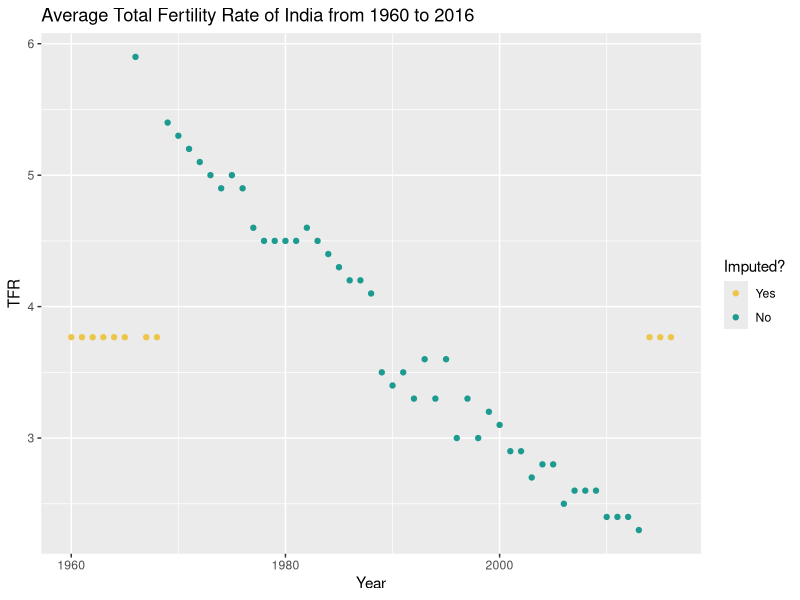
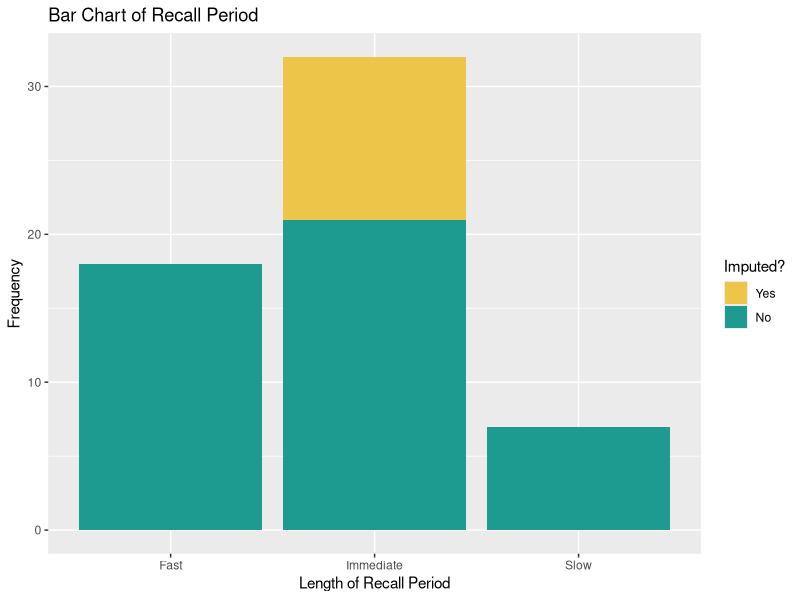
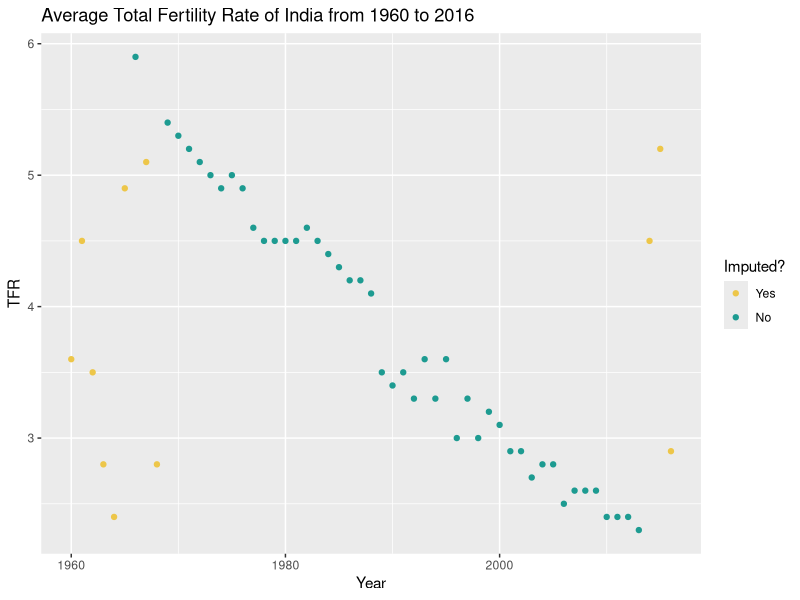
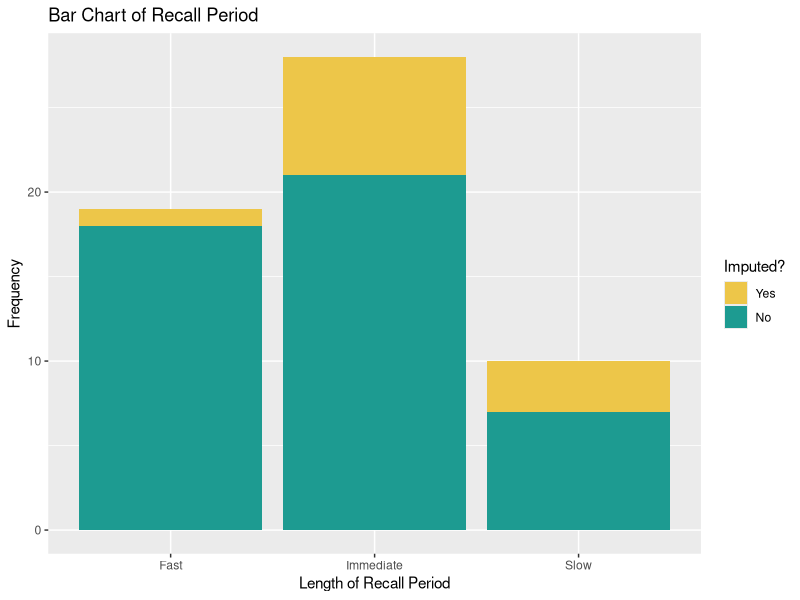
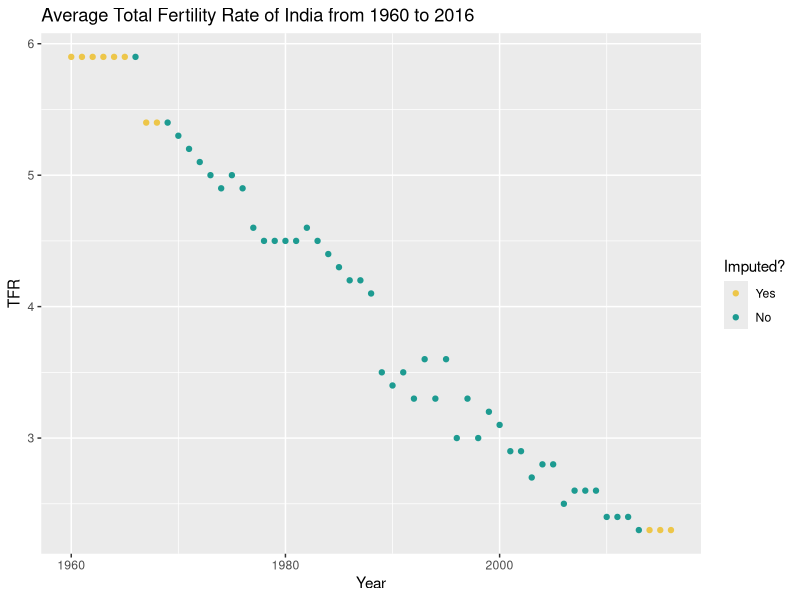
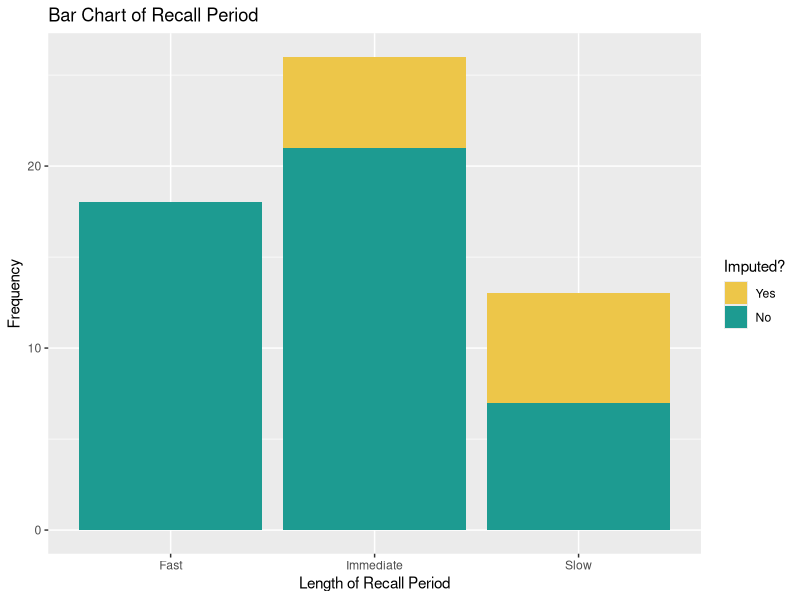
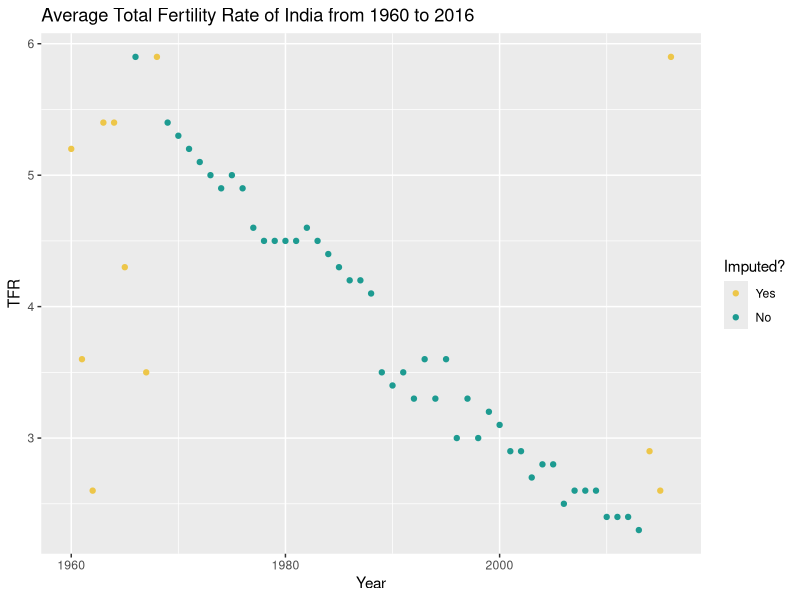
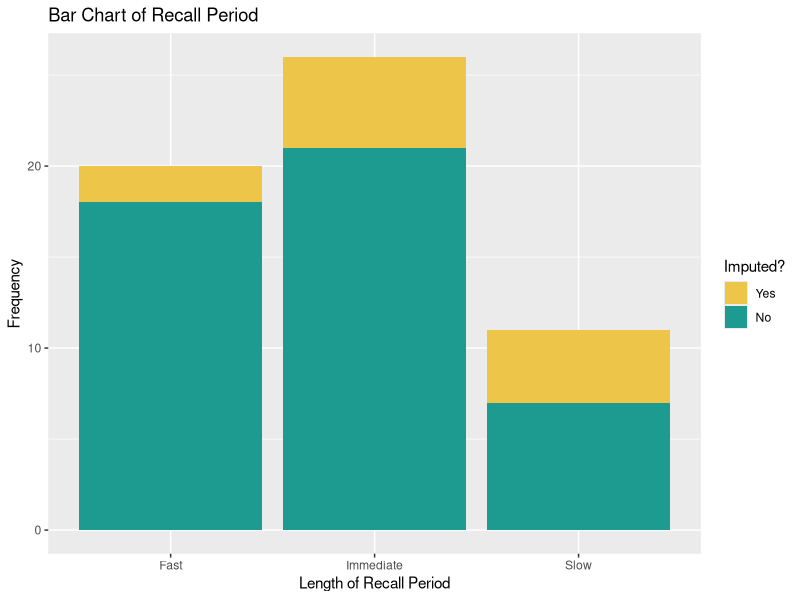

Recreate these plots in R, in order. (Note: this script raises an error after producing the figures.)
## ---- chunk 1
# Load all required dependencies
library(ggplot2)
library(mi)
library(mice)
library(VIM)
library(nnet)

# Set the seed
set.seed(1234)
## ---- chunk 2
# Read and examine the data
dat = read.csv(file = "tfr_india.csv", sep = ",")[, 2:5]
head(dat)

# Create "TFR_missing" and "Recall_missing", which indiate missingness of "TFR" and "Recall", respectively
# 0 indicates missing value and 1 indicates otherwise
dat$TFR_missing = ifelse(is.na(dat$TFR), 0, 1)
dat$Recall_missing = ifelse(is.na(dat$Recall), 0, 1)
## ---- chunk 3
summary(lm(TFR ~ Year + GDP + Recall, data = dat))
## ---- chunk 4
# Create a function that performs imputation for missing values
# The "method" argument in the function specifies the method used for missing value imputation
imp = function(x, method){
  missing = is.na(x)
  x.obs = x[!missing]
  imputed = x
  imputed[missing] = method(x.obs)
  return (imputed) # Output the imputed vector
}

# Create a function that returns mode of a categorical variable
mode = function(x) {
  ta = table(x)
  tam = max(ta)
  if (all(ta == tam))
    mod = NA
  else
    mod = names(ta)[ta == tam]
  return(mod)
}
## ---- chunk 5
# Mean imputation for "TFR"
dat$tfr.mean.imp = imp(dat$TFR, method = mean)

# Visualize imputed "TFR"
ggplot(dat, aes(Year, tfr.mean.imp)) +
  geom_point(aes(colour = factor(TFR_missing))) +
  scale_color_manual(labels = c("Yes", "No"), values = c("#edc649", "#1d9b91")) +
  labs(title = "Average Total Fertility Rate of India from 1960 to 2016", 
       y = "TFR", colour = "Imputed?")
## ---- chunk 6
# Mode imputation for "Recall"
dat$recall.mode.imp = imp(dat$Recall, method = mode)

# Visualize imputed "Recall"
ggplot(dat, aes(recall.mode.imp)) + 
  geom_bar(aes(fill = factor(Recall_missing))) +
  scale_fill_manual(labels = c("Yes", "No"), values = c("#edc649", "#1d9b91")) + 
  labs(title = "Bar Chart of Recall Period", x = "Length of Recall Period", y = "Frequency", fill = "Imputed?")
## ---- chunk 7
# Regression analysis
summary(lm(tfr.mean.imp ~ Year + GDP + recall.mode.imp, data = dat))
## ---- chunk 8
# Create a function that performs random imputation
random.imp = function(x){
  missing = is.na(x)
  n.missing = sum(missing)
  x.obs = x[!missing]
  imputed = x
  imputed[missing] = sample (x.obs, n.missing, replace = TRUE)
  return (imputed)
}

# Perform random imputation on "TFR" and "Recall"
dat$tfr.rand.imp = random.imp(dat$TFR)
dat$recall.rand.imp = random.imp(dat$Recall)

# Visualize imputed "TFR" and "Recall"
ggplot(dat, aes(Year, tfr.rand.imp)) +
  geom_point(aes(colour = factor(TFR_missing))) +
  scale_color_manual(labels = c("Yes", "No"), values = c("#edc649", "#1d9b91")) +
  labs(title = "Average Total Fertility Rate of India from 1960 to 2016", 
       y = "TFR", colour = "Imputed?")

ggplot(dat, aes(recall.rand.imp)) + 
  geom_bar(aes(fill = factor(Recall_missing))) +
  scale_fill_manual(labels = c("Yes", "No"), values = c("#edc649", "#1d9b91")) + 
  labs(title = "Bar Chart of Recall Period", x = "Length of Recall Period", y = "Frequency", fill = "Imputed?")

# Regression analysis
summary(lm(tfr.rand.imp ~ Year + GDP + recall.rand.imp, data = dat))
## ---- chunk 9
# Create functions that perform NVCB and LVCF
nvcb = function(x){
  for (i in length(dat$TFR):1){
  if(is.na(x[i])){
    x[i] = x[i + 1]
    }
  }
  return(x)
}

lvcf = function(x){
  for (i in 1:length(dat$TFR)){
  if(is.na(x[i])){
    x[i] = x[i - 1]
    }
  }
  return(x)
}

# Impute missing values in "TFR" and "Recall"
dat$tfr.lvcf.imp = lvcf(nvcb(dat$TFR))
dat$recall.lvcf.imp = lvcf(nvcb(dat$Recall))

# Visualize imputed "TFR" and "Recall"
ggplot(dat, aes(Year, tfr.lvcf.imp)) +
  geom_point(aes(colour = factor(TFR_missing))) +
  scale_color_manual(labels = c("Yes", "No"), values = c("#edc649", "#1d9b91")) +
  labs(title = "Average Total Fertility Rate of India from 1960 to 2016", 
       y = "TFR", colour = "Imputed?")

ggplot(dat, aes(recall.lvcf.imp)) + 
  geom_bar(aes(fill = factor(Recall_missing))) +
  scale_fill_manual(labels = c("Yes", "No"), values = c("#edc649", "#1d9b91")) + 
  labs(title = "Bar Chart of Recall Period", x = "Length of Recall Period", y = "Frequency", fill = "Imputed?")

# Regression analysis
summary(lm(tfr.lvcf.imp ~ Year + GDP + recall.lvcf.imp, data = dat))
## ---- chunk 10
dat$tfr.hd.imp = hotdeck(dat[,1:4])$TFR
dat$recall.hd.imp = hotdeck(dat[,1:4])$Recall

# Visualize imputed "TFR" and "Recall"
ggplot(dat, aes(Year, tfr.hd.imp)) +
  geom_point(aes(colour = factor(TFR_missing))) +
  scale_color_manual(labels = c("Yes", "No"), values = c("#edc649", "#1d9b91")) +
  labs(title = "Average Total Fertility Rate of India from 1960 to 2016", 
       y = "TFR", colour = "Imputed?")

ggplot(dat, aes(recall.hd.imp)) + 
  geom_bar(aes(fill = factor(Recall_missing))) +
  scale_fill_manual(labels = c("Yes", "No"), values = c("#edc649", "#1d9b91")) + 
  labs(title = "Bar Chart of Recall Period", x = "Length of Recall Period", y = "Frequency", fill = "Imputed?")

# Regression analysis
summary(lm(tfr.hd.imp ~ Year + GDP + recall.hd.imp, data = dat))
## ---- chunk 11
# First of all, build a model, "fit1", using ONLY completely observed variables "Year" and "GDP"
fit1 = lm(TFR ~ Year + GDP, data = dat)

# Impute missing "TFR" values based on fit1
pred = predict(fit1, newdata = ic(dat))

# Create a function that fills in missing TFR values using regression imputation
reg.imp = function(x, pred.value){
  missing = is.na(x)
  imputed = x
  imputed[missing] = pred.value
  return (imputed)
}

dat$tfr.reg.imp = reg.imp(dat$TFR, pred.value = pred)

# Visualize imputed "TFR"
ggplot(dat, aes(Year, tfr.reg.imp)) +
  geom_point(aes(colour = factor(TFR_missing))) +
  scale_color_manual(labels = c("Yes", "No"), values = c("#edc649", "#1d9b91")) +
  labs(title = "Average Total Fertility Rate of India from 1960 to 2016", 
       y = "TFR", colour = "Imputed?")
## ---- chunk 12
# Divide the dataset into one with "Recall" observed and one with "Recall" missing
dat.recall.cc = dat[!is.na(dat$Recall), ]
dat.recall.na = dat[is.na(dat$Recall), ]

# Fit a multinomial model since "Recall" has three levels
# Use "Year" and "GDP" to predict "Recall" since they are completely observed while "TFR" is not
fit2 = multinom(Recall ~ Year + GDP, data = dat.recall.cc)
pred2 = predict(fit2, type = "prob", newdata = dat.recall.na)

# Use the predicted probabilities to impute new values
k = 3 # k is the number of categories
cat.imps = numeric(nrow(dat.recall.na)) # "nrow(dat.recall.na)" is the number to be imputed
for(i in 1:nrow(dat.recall.na)){
  cat.imps[i] = sum(rmultinom(1, 1, pred2[i,]) * c(1:k))
}
cat.imps = ifelse(cat.imps == 2, "Immediate", "Fast") # cat.imps # in the original dataset, "Slow" == 3, "Immediate" == 2 and "Fast" is 1

# Fill in missing Recall values using regression imputation
dat$recall.reg.imp = reg.imp(dat$Recall, pred.value = cat.imps)

# Visualize imputed "Recall"
ggplot(dat, aes(recall.reg.imp)) + 
  geom_bar(aes(fill = factor(Recall_missing))) +
  scale_fill_manual(labels = c("Yes", "No"), values = c("#edc649", "#1d9b91")) + 
  labs(title = "Bar Chart of Recall Period", x = "Length of Recall Period", y = "Frequency", fill = "Imputed?")
## ---- chunk 13
summary(lm(tfr.reg.imp ~ Year + GDP + recall.reg.imp, data = dat))
## ---- chunk 14
# Generate noise and add it to the previous imputation
noise = rnorm(n = length(pred), mean = 0, sd = summary(fit1)$sigma)
pred.noise = pred + noise
dat$tfr.reg.imp.noise = reg.imp(dat$TFR, pred.value = pred.noise)

# Visualize imputed "TFR" using regression imputation with noise
ggplot(dat, aes(Year, tfr.reg.imp.noise)) +
  geom_point(aes(colour = factor(TFR_missing))) +
  scale_color_manual(labels = c("Yes", "No"), values = c("#edc649", "#1d9b91")) +
  labs(title = "Average Total Fertility Rate of India from 1960 to 2016", 
       y = "TFR", colour = "Imputed?")

# Regression analysis
summary(lm(tfr.reg.imp.noise ~ Year + GDP + recall.reg.imp, data = dat))
## ---- chunk 15
# Create the missing data frame object
dat.mdf = missing_data.frame(dat[, 1:4])

# Create summary, histogram and image of "dat.mdf"
summary(dat.mdf)
hist(dat.mdf)
image(dat.mdf)
## ---- chunk 16
# Check data types
show(dat.mdf)
dat.mdf = change(dat.mdf, y = "Recall", what = "type", to = "ordered-categorical") # change "Recall" from "unordered-categorical" to "ordered-categorical"
dat.mdf = change(dat.mdf, y = "Recall", what = "method", to = "pmm") # change the method of "Recall" from "ppd" to "pmm".

# show(dat.mdf) # check data types again

# Run the mi command
mi.imp = mi(dat.mdf)
mi.conv = mi2BUGS(mi.imp)

# Check convergence using traceplots
# Extract specific variables from the imputations
mean_tfr = mi.conv[, , 1]
mean_recall = mi.conv[, , 2]

# Traceplot of mean TFR
ts.plot(mean_tfr[, 1], col = 1, ylim = c(0, 0.13), main = "Traceplot of Mean TFR", ylab = "Mean TFR")
lines(mean_tfr[, 2], col = 2)
lines(mean_tfr[, 3], col = 3)
lines(mean_tfr[, 4], col = 4)

# Traceplot of mean Recall
ts.plot(mean_recall[, 1], col = 1, ylim = c(1.7, 2), main = "Traceplot of Mean Recall", ylab = "Mean Recall")
lines(mean_recall[, 2], col = 2)
lines(mean_recall[, 3], col = 3)
lines(mean_recall[, 4], col = 4)

# Both variables converge pretty well

# Check r-hats
Rhats(mi.imp) # r-hats look pretty good as they are pretty close to 1

# Plot diagnostics
plot(mi.imp) # the plots look okay too, therefore, I'm not changing any imputation models

# Run pooled analysis
mi.analysis = mi::pool(TFR ~ Year + GDP + Recall, data = mi.imp)
summary(mi.analysis)
## ---- chunk 17
Approach = c("Complete Cases", "Mean/Mode Imputation", "Random Imputation", 
             "NVCB/LVCF", "Hotdecking", "Regression Imputation", 
             "Regression Imputation with Noise", 
             "Multiple Imputation using library(mi)")
Coefficients_Year = c(-0.081, -0.047, -0.041, -0.078, -0.030, -0.083, -0.084, -0.082)
s.e. = c(0.004, 0.013, 0.013, 0.003, 0.012, 0.002, 0.003, 0.003)
result = as.data.frame(cbind(Approach, Coefficients_Year, s.e.))
result
